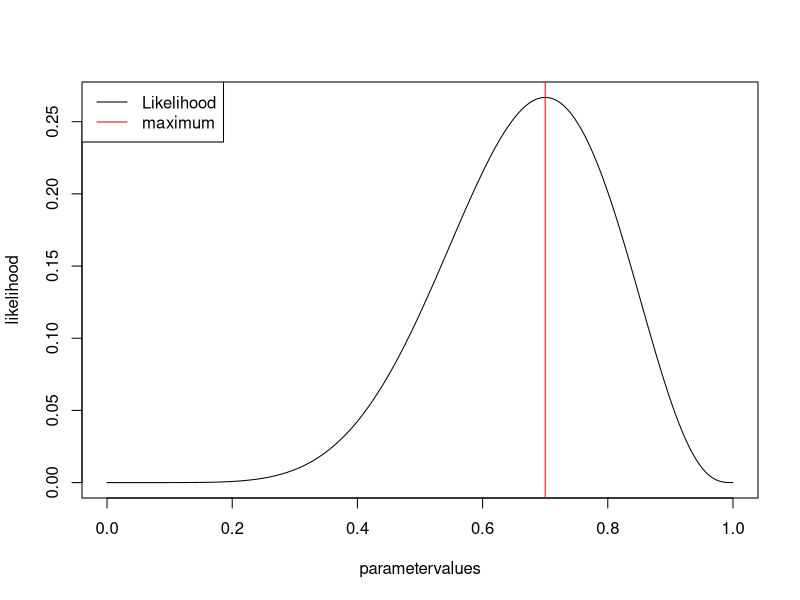
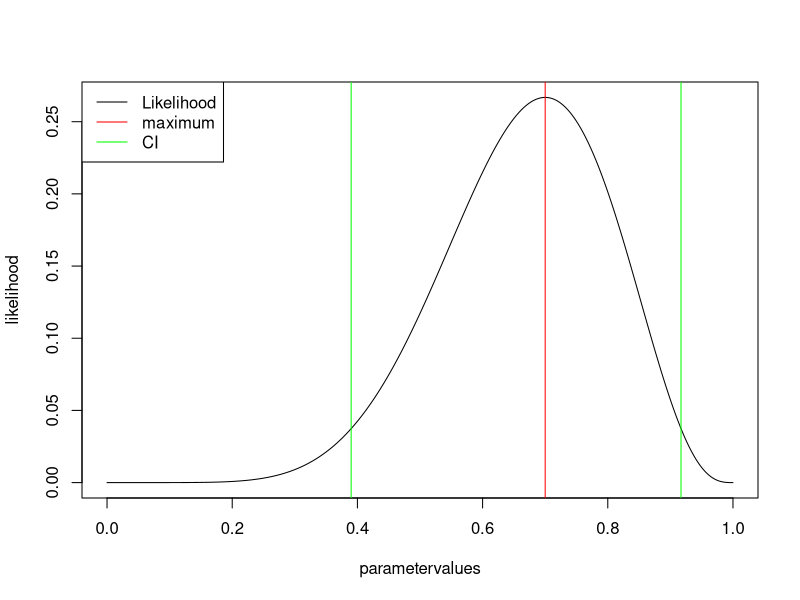
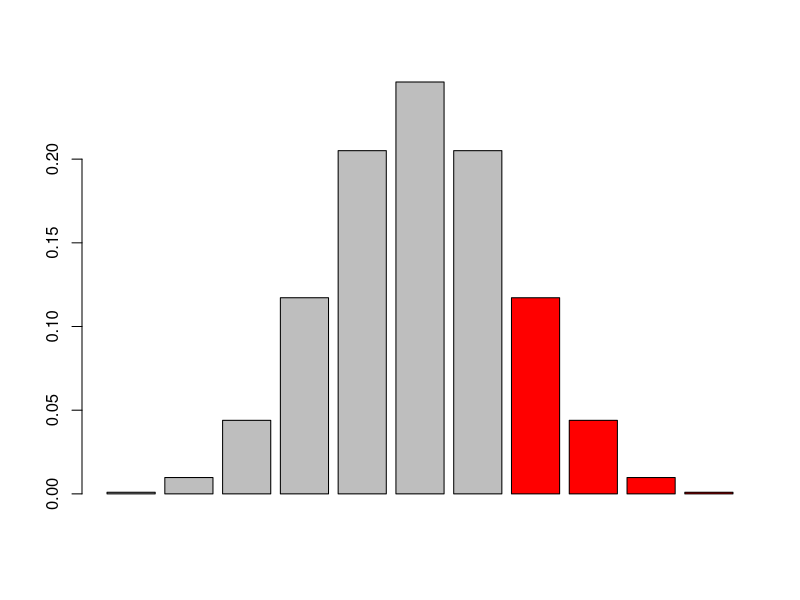
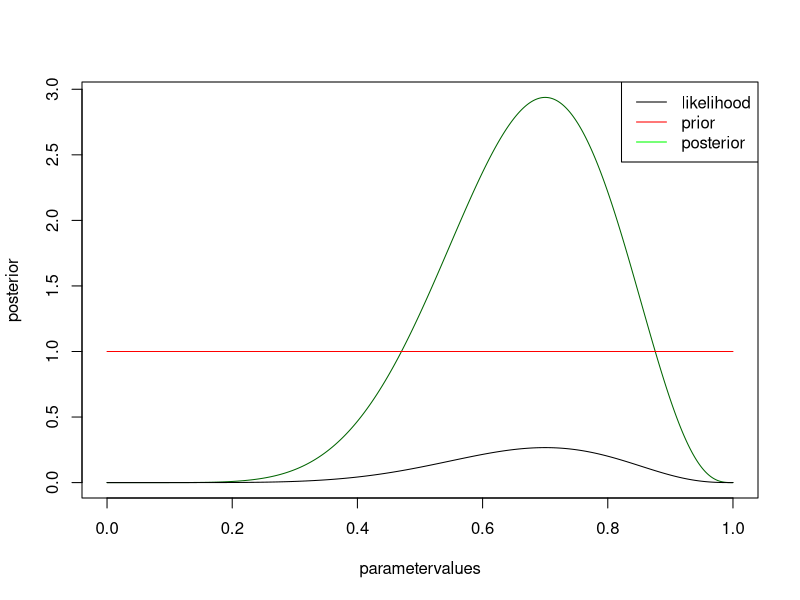
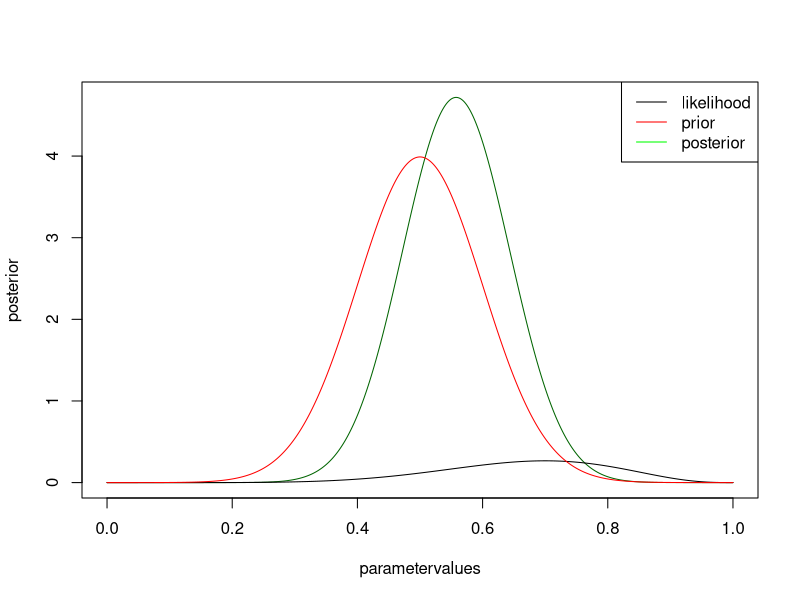
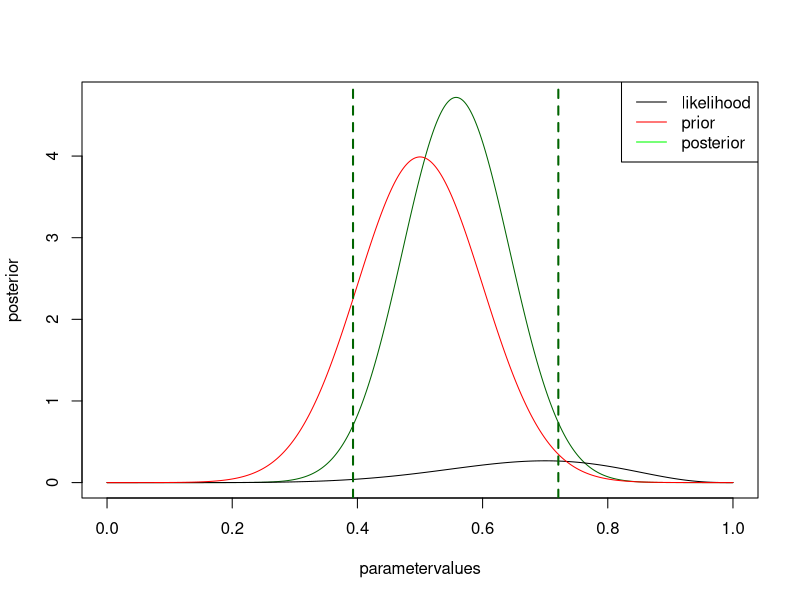
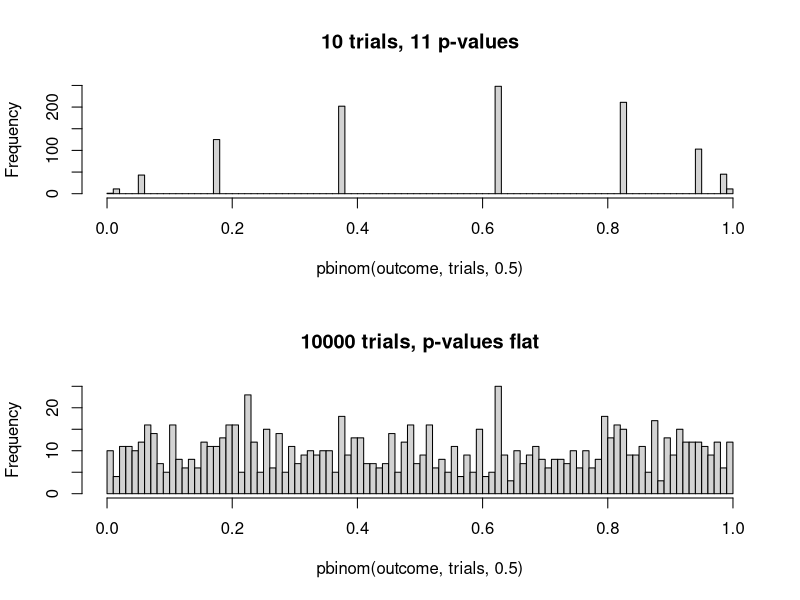

Write R code to recreate these figures, in order.
## ---- chunk 1
rm(list=ls(all=TRUE))
set.seed(123)
trials = 10
success = 7
## ---- chunk 2
# parameters to check
parametervalues <- seq(0,1,0.001)
# get the probability for all parametervalues
likelihood <- dbinom(success,trials,parametervalues)

# plot results
plot(parametervalues, likelihood, type = "l")
legend("topleft", legend = c("Likelihood", "maximum"), col = c("black", "red"), lwd = 1)
MLEEstimate <- parametervalues[which.max(likelihood)]
abline(v=MLEEstimate, col = "red")
## ---- chunk 3
plot(parametervalues, likelihood, type = "l")
legend("topleft", legend = c("Likelihood", "maximum", "CI"), col = c("black", "red", "green"), lwd = 1)
MLEEstimate <- parametervalues[which.max(likelihood)]
abline(v=MLEEstimate, col = "red")

confidence.level <- log(max(likelihood)) -1.96
leftCI <- parametervalues[which.min(abs(log(likelihood[1:which.max(likelihood)]) - confidence.level))]
abline(v=leftCI, col = "green")
rightCI <- parametervalues[which.min(abs(log(likelihood[which.max(likelihood):length(likelihood)]) - confidence.level)) + which.max(likelihood) -1]
abline(v=rightCI, col = "green")


## ---- chunk 4
barplot(dbinom(0:10, 10, 0.5), col = c(rep("grey", success ), rep("red", 11-success)))
line(pbinom(0:10,trials,prob = 0.5, lower.tail = F))
## ---- chunk 5
pValue <- pbinom(success-1,trials,prob = 0.5, lower.tail = F)
pValue
pValue < 0.05
## ---- chunk 6
binom.test(7,trials,0.5) # two sided 
binom.test(7,trials,0.5, alternative="greater") # testing for greater
binom.test(7,trials,0.5, alternative="less") # testing for less
## ---- chunk 7
data= rbinom(100,10,0.5)
pValue <- pbinom(data,trials,prob = 0.5, lower.tail = F)
sum(pValue < 0.05)
## ---- chunk 8
pValueAdjusted <- p.adjust(pValue, method = "hochberg")
pValueAdjusted
max(pValueAdjusted < 0.05) == 1
## ---- chunk 9
prior <- rep(1,1001)
posterior <- likelihood * prior / sum(likelihood * prior) * length(parametervalues)

plot(parametervalues, posterior, col = "darkgreen", type = "l")
lines(parametervalues, likelihood)
lines(parametervalues, prior, col = "red" )
legend("topright", c("likelihood", "prior", "posterior"), col = c("black", "red", "green"), lwd = 1 )
## ---- chunk 10
prior <- dnorm(parametervalues, mean = 0.5, sd = 0.1)
posterior <- likelihood * prior / sum(likelihood * prior) * length(parametervalues)

plot(parametervalues, posterior, col = "darkgreen", type = "l")
lines(parametervalues, likelihood)
lines(parametervalues, prior, col = "red" )
legend("topright", c("likelihood", "prior", "posterior"), col = c("black", "red", "green"), lwd = 1 )
## ---- chunk 11
plot(parametervalues, posterior, col = "darkgreen", type = "l")
lines(parametervalues, likelihood)
lines(parametervalues, prior, col = "red" )
legend("topright", c("likelihood", "prior", "posterior"), col = c("black", "red", "green"), lwd = 1 )

cumPost <- cumsum(posterior) / (length(posterior) -1)

leftCI <- parametervalues[which.min(abs(cumPost - 0.025))]
abline(v=leftCI, col = "darkgreen", lty = 2, lwd = 2)
leftCI <- parametervalues[which.min(abs(cumPost - 0.975))]
abline(v=leftCI, col = "darkgreen", lty = 2, lwd = 2)
## ---- chunk 12
par(mfrow=c(2,1))
trials = 10
outcome <- rbinom(1000, trials, 0.5)
hist(pbinom(outcome,trials,0.5), breaks = 100, main = "10 trials, 11 p-values" )
sum(pbinom(outcome,trials,0.5) < 0.05)


trials = 10000
outcome <- rbinom(1000, trials, 0.5)
hist(pbinom(outcome,trials,0.5), breaks = 100, main = "10000 trials, p-values flat"  )
sum(pbinom(outcome,trials,0.5) < 0.05)
